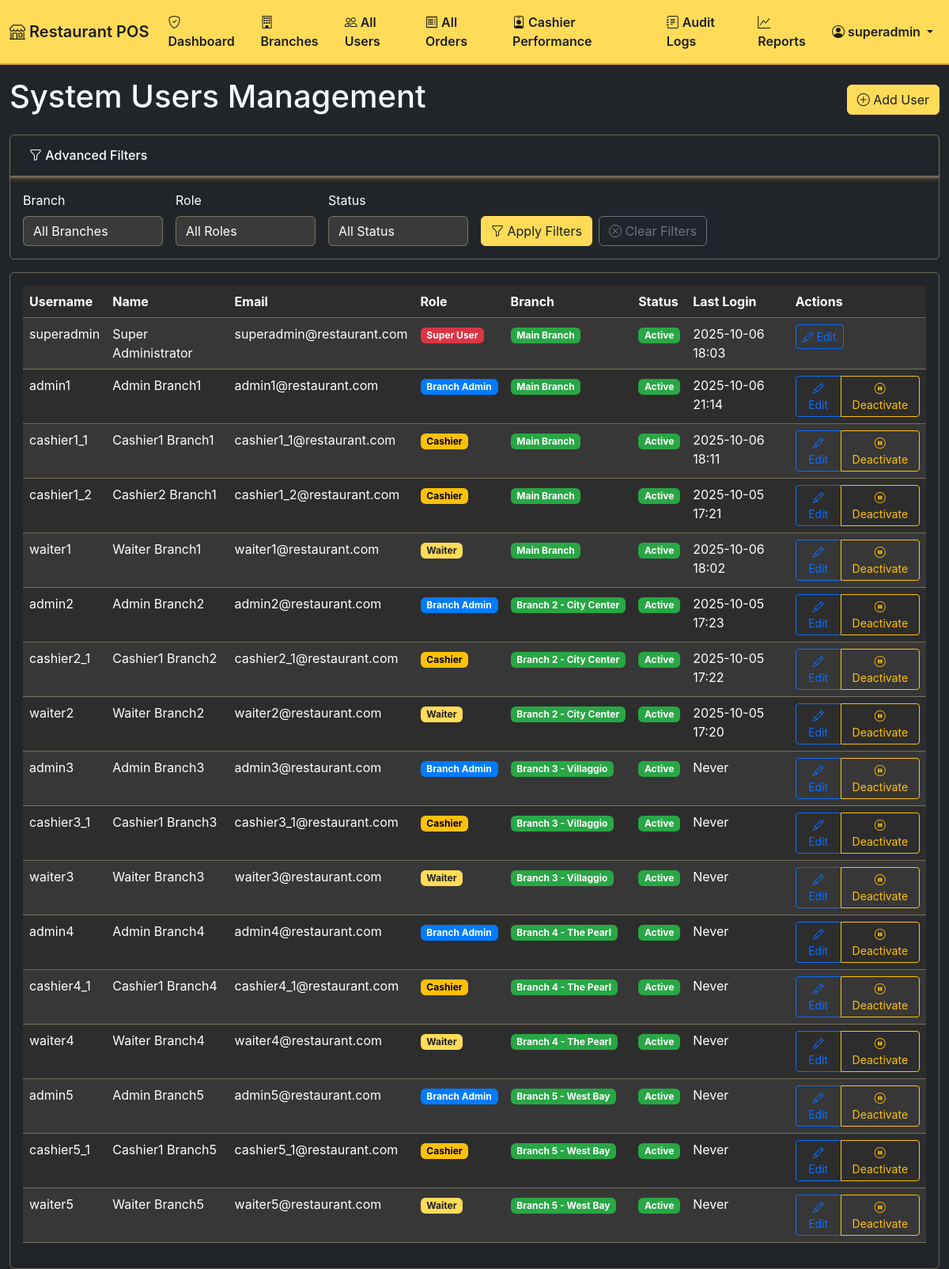
/admin/users (signed in), run on an earlier commit of the app's database.
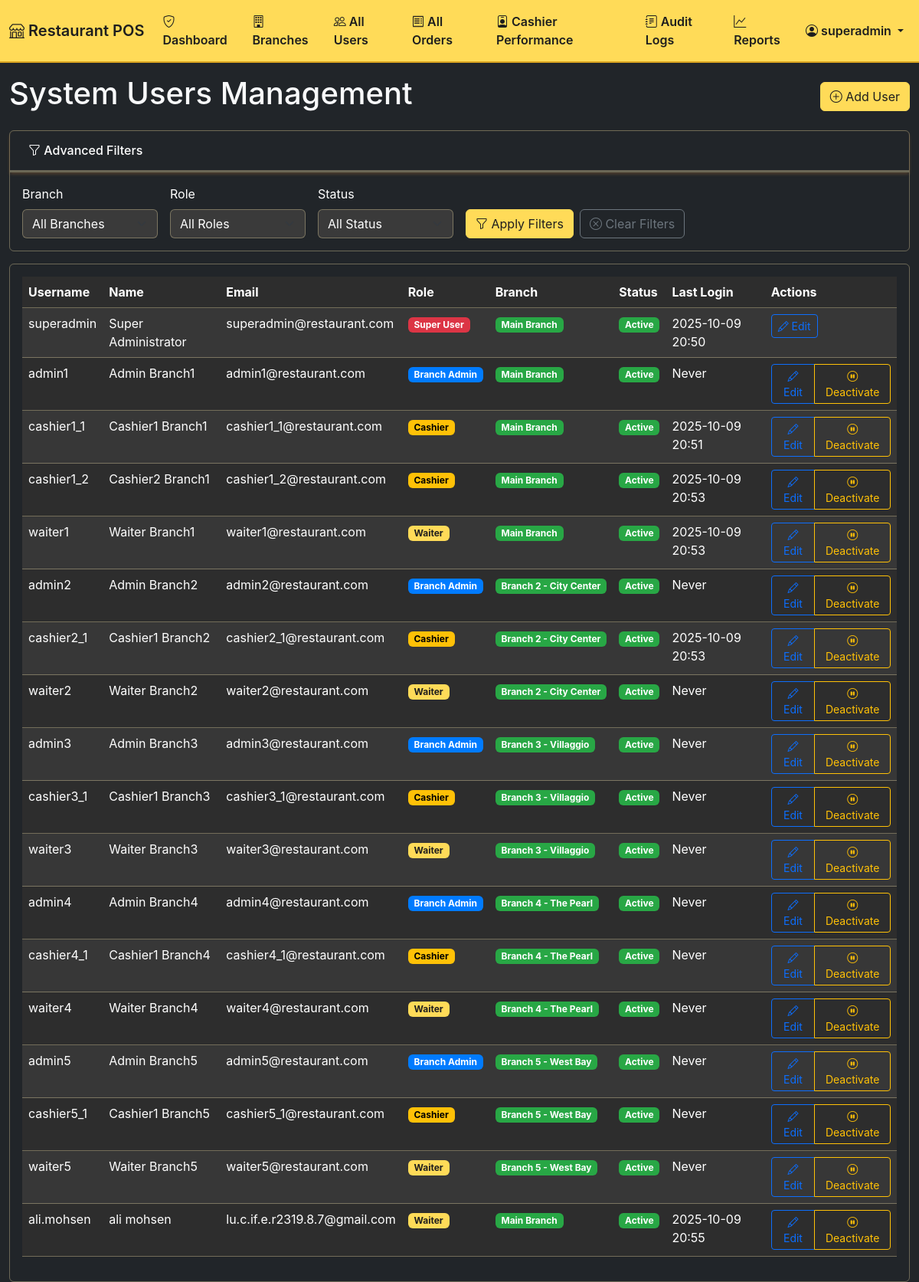
And on a later commit of the database.
### app/models.py (models this page shows, shortened)
class User(UserMixin, db.Model):
    __tablename__ = 'users'
    id = db.Column(db.Integer, primary_key=True)
    username = db.Column(db.String(64), index=True, unique=True, nullable=False)
    email = db.Column(db.String(120), index=True, unique=True, nullable=False)
    password_hash = db.Column(db.String(128), nullable=False)
    first_name = db.Column(db.String(64), nullable=False)
    last_name = db.Column(db.String(64), nullable=False)
    role = db.Column(db.Enum(UserRole), nullable=False, default=UserRole.CASHIER)
    is_active = db.Column(db.Boolean(), default=True, nullable=False)
    created_at = db.Column(db.DateTime, default=datetime.utcnow)
    last_login = db.Column(db.DateTime)
    branch_id = db.Column(db.Integer, db.ForeignKey('branches.id'), nullable=True)
    can_access_multiple_branches = db.Column(db.Boolean(), default=False)
    audit_logs = db.relationship('AuditLog', backref='user', lazy='dynamic')
    def get_full_name(self):
        return f"{self.first_name} {self.last_name}"
    def is_super_user(self):
        return self.role == UserRole.SUPER_USER
    def is_branch_admin(self):
        return self.role == UserRole.BRANCH_ADMIN
    def get_accessible_branches(self):
        if self.is_super_user():
            return Branch.query.filter_by(is_active=True).all()
        elif self.branch_id:
            return [self.branch]
        return []

class Branch(db.Model):
    __tablename__ = 'branches'
    id = db.Column(db.Integer, primary_key=True)
    name = db.Column(db.String(128), nullable=False)
    code = db.Column(db.String(16), unique=True, nullable=False)
    address = db.Column(db.Text)
    phone = db.Column(db.String(32))
    email = db.Column(db.String(128))
    manager_name = db.Column(db.String(128))
    is_active = db.Column(db.Boolean(), default=True, nullable=False)
    created_at = db.Column(db.DateTime, default=datetime.utcnow)
    updated_at = db.Column(db.DateTime, default=datetime.utcnow, onupdate=datetime.utcnow)
    timezone = db.Column(db.String(64), default='UTC')
    currency = db.Column(db.String(8), default='QAR')
    tax_rate = db.Column(db.Numeric(5, 4), default=0.0000)
    service_charge = db.Column(db.Numeric(5, 4), default=0.0000)
    users = db.relationship('User', backref='branch', lazy='dynamic')
    categories = db.relationship('Category', backref='branch', lazy='dynamic')
    menu_items = db.relationship('MenuItem', backref='branch', lazy='dynamic')
    tables = db.relationship('Table', backref='branch', lazy='dynamic')
    customers = db.relationship('Customer', backref='branch', lazy='dynamic')
    orders = db.relationship('Order', backref='branch', lazy='dynamic')
    inventory_items = db.relationship('InventoryItem', backref='branch', lazy='dynamic')
    delivery_companies = db.relationship('DeliveryCompany', backref='branch', lazy='dynamic')

### app/admin/views.py (the view)
@admin.route('/users')
def users():
    users_query = filter_by_user_branch(User.query, User)
    if current_user.role == UserRole.BRANCH_ADMIN:
        users_query = users_query.filter(User.role != UserRole.SUPER_USER)
    users = users_query.all()
    can_manage_users = current_user.role == UserRole.SUPER_USER
    can_view_only = current_user.role == UserRole.BRANCH_ADMIN
    branches = []
    if current_user.role == UserRole.SUPER_USER:
        from app.models import Branch
        branches = Branch.query.filter_by(is_active=True).all()
    return render_template('admin/users.html',
                         users=users,
                         can_manage_users=can_manage_users,
                         can_view_only=can_view_only,
                         branches=branches)

### app/admin/views.py (called while the page is built)
@admin.before_request
@branch_admin_required
def before_request():
    pass

### app/session_manager.py (called while the page is built)
def init_session_manager(app):
    @app.before_request
    def before_request():
        if (request.endpoint and
            (request.endpoint.startswith('static') or
             request.endpoint == 'auth.login' or
             request.endpoint == 'auth.logout')):
            return
        SessionManager.validate_session()
    @app.after_request
    def after_request(response):
        if current_user.is_authenticated:
            SessionManager.update_session_activity()
        return response
    app.logger.info("Session manager initialized")

    @staticmethod
    def update_session_activity():
        try:
            if current_user.is_authenticated:
                session['_last_activity'] = datetime.utcnow().isoformat()
                session.permanent = True  # Make session permanent for proper timeout handling
        except Exception as e:
            current_app.logger.error(f"Error updating session activity: {e}")

### app/templates/admin/users.html (shortened to what the changed rows need)
{% extends "base.html" %}
{% block content %}
<div class="row">
    <div class="col-md-12">
        <div class="d-flex justify-content-between align-items-center mb-3">
            <h1>
                {% if current_user.role.name == 'SUPER_USER' %}
                    System Users Management
                {% else %}
                    Users Management
                {% endif %}
            </h1>
        </div>
        <div class="card">
            <div class="card-body">
                <div class="table-responsive">
                    <table class="table table-striped">
                        <thead>
                            <tr>
                                <th>Username</th>
                                <th>Name</th>
                                <th>Email</th>
                                <th>Role</th>
                                {% if current_user.role.name == 'SUPER_USER' %}
                                <th>Branch</th>
                                {% endif %}
                                <th>Status</th>
                                <th>Last Login</th>
                                <th>Actions</th>
                            </tr>
                        </thead>
                        <tbody>
                            {% for user in users %}
                            <tr data-user-id="{{ user.id }}">
                                <td>{{ user.username }}</td>
                                <td>{{ user.get_full_name() }}</td>
                                <td>{{ user.email }}</td>
                                <td>
                                    <span class="badge bg-{{ 'danger' if user.role.name == 'SUPER_USER' else 'primary' if user.role.name == 'BRANCH_ADMIN' else 'warning' if user.role.name == 'CASHIER' else 'info' if user.role.name == 'WAITER' else 'secondary' }}">
                                        {{ user.role.value.replace('_', ' ').title() }}
                                    </span>
                                </td>
                                {% if current_user.role.name == 'SUPER_USER' %}
                                <td>
                                    {% if user.branch %}
                                        <span class="badge bg-{{ 'success' if user.branch.is_active else 'danger' }} text-white">
                                            {{ user.branch.name }}
                                        </span>
                                    {% else %}
                                        <span class="text-muted">No Branch</span>
                                    {% endif %}
                                </td>
                                {% endif %}
                                <td>
                                    <span class="badge bg-{{ 'success' if user.is_active else 'danger' }}">
                                        {{ 'Active' if user.is_active else 'Inactive' }}
                                    </span>
                                </td>
                                <td>
                                    {% if user.last_login %}
                                        {{ user.last_login.strftime('%Y-%m-%d %H:%M') }}
                                    {% else %}
                                        Never
                                    {% endif %}
                                </td>
                                <td>
                                    {% if current_user.role.name == 'SUPER_USER' %}
                                    <div class="btn-group" role="group">
                                        <button class="btn btn-sm btn-outline-primary edit-user" data-user-id="{{ user.id }}" data-username="{{ user.username }}" data-first-name="{{ user.first_name }}" data-last-name="{{ user.last_name }}" data-email="{{ user.email }}" data-role="{{ user.role.name }}" data-is-active="{{ user.is_active }}" data-branch-id="{{ user.branch_id }}">
                                            <i class="bi bi-pencil"></i> Edit
                                        </button>
                                        {% if user.role.name != 'SUPER_USER' %}
                                            {% if not user.is_active and user.branch and not user.branch.is_active %}
                                            <button class="btn btn-sm btn-outline-secondary" disabled title="Cannot activate user from inactive branch '{{ user.branch.name }}'. Please reactivate the branch first.">
                                                <i class="bi bi-lock"></i> Blocked
                                            </button>
                                            {% else %}
                                            <button class="btn btn-sm btn-outline-{{ 'success' if not user.is_active else 'warning' }} toggle-user-status" data-user-id="{{ user.id }}" data-username="{{ user.username }}" data-is-active="{{ user.is_active }}">
                                                <i class="bi bi-{{ 'check-circle' if not user.is_active else 'pause-circle' }}"></i>
                                                {{ 'Activate' if not user.is_active else 'Deactivate' }}
                                            </button>
                                            {% endif %}
                                        {% endif %}
                                    </div>
                                    {% else %}
                                    <span class="text-muted">View Only</span>
                                    {% endif %}
                                </td>
                            </tr>
                            {% endfor %}
                        </tbody>
                    </table>
                </div>
            </div>
        </div>
    </div>
</div>
{% endblock %}

### app/templates/base.html (shortened to what the changed rows need)
<!DOCTYPE html>
<html lang="en" data-theme="dark">
<head>
    <link href="https://cdn.jsdelivr.net/npm/bootstrap@5.3.0/dist/css/bootstrap.min.css" rel="stylesheet">
    <link rel="stylesheet" href="https://cdn.jsdelivr.net/npm/bootstrap-icons@1.10.0/font/bootstrap-icons.css">
    <link rel="stylesheet" href="https://cdnjs.cloudflare.com/ajax/libs/font-awesome/6.4.0/css/all.min.css">
    <link href="{{ url_for('static', filename='css/style.css') }}" rel="stylesheet">
</head>
<body class="bg-dark text-light">
    {% block navbar %}
    <nav class="navbar navbar-expand-lg navbar-dark bg-primary collapsible-navbar">
        <div class="container-fluid">
            {% if current_user.is_authenticated %}
            <div class="collapse navbar-collapse" id="navbarNav">
                <ul class="navbar-nav me-auto">
                    {% if current_user.role.name in ['ADMIN', 'BRANCH_ADMIN'] %}
                        <li class="nav-item">
                            <a class="nav-link" href="{{ url_for('admin.dashboard') }}">
                                <i class="bi bi-speedometer2"></i> Dashboard
                            </a>
                        </li>
                        <li class="nav-item">
                            <a class="nav-link" href="{{ url_for('admin.users') }}">
                                <i class="bi bi-people"></i> Users
                            </a>
                        </li>
                        <li class="nav-item">
                            <a class="nav-link" href="{{ url_for('admin.menu') }}">
                                <i class="bi bi-list"></i> Menu
                            </a>
                        </li>
                        <li class="nav-item">
                            <a class="nav-link" href="{{ url_for('admin.orders') }}">
                                <i class="bi bi-receipt"></i> Orders
                            </a>
                        </li>
                        <li class="nav-item">
                            <a class="nav-link" href="{{ url_for('admin.cashier_performance') }}">
                                <i class="bi bi-person-badge"></i> Cashier Performance
                            </a>
                        </li>
                        <li class="nav-item">
                            <a class="nav-link" href="{{ url_for('admin.audit_logs') }}">
                                <i class="bi bi-journal-text"></i> Audit Logs
                            </a>
                        </li>
                        <li class="nav-item">
                            <a class="nav-link" href="{{ url_for('admin.reports') }}">
                                <i class="bi bi-graph-up"></i> Reports
                            </a>
                        </li>
                    {% elif current_user.role.name == 'SUPER_USER' %}
                        <li class="nav-item">
                            <a class="nav-link" href="{{ url_for('superuser.dashboard') }}">
                                <i class="bi bi-shield-check"></i> Dashboard
                            </a>
                        </li>
                        <li class="nav-item">
                            <a class="nav-link" href="{{ url_for('superuser.branches') }}">
                                <i class="bi bi-building"></i> Branches
                            </a>
                        </li>
                        <li class="nav-item">
                            <a class="nav-link" href="{{ url_for('superuser.users') }}">
                                <i class="bi bi-people"></i> All Users
                            </a>
                        </li>
                        <li class="nav-item">
                            <a class="nav-link" href="{{ url_for('superuser.orders') }}">
                                <i class="bi bi-receipt"></i> All Orders
                            </a>
                        </li>
                        <li class="nav-item">
                            <a class="nav-link" href="{{ url_for('superuser.cashier_performance') }}">
                                <i class="bi bi-person-badge"></i> Cashier Performance
                            </a>
                        </li>
                        <li class="nav-item">
                            <a class="nav-link" href="{{ url_for('superuser.audit_logs') }}">
                                <i class="bi bi-journal-text"></i> Audit Logs
                            </a>
                        </li>
                        <li class="nav-item">
                            <a class="nav-link" href="{{ url_for('superuser.reports') }}">
                                <i class="bi bi-graph-up"></i> Reports
                            </a>
                        </li>
                    {% else %}
                        <li class="nav-item">
                            <a class="nav-link" href="{{ url_for('pos.index') }}">
                                <i class="bi bi-calculator"></i> POS
                            </a>
                        </li>
                    {% endif %}
                </ul>
                <ul class="navbar-nav">
                    <li class="nav-item dropdown">
                        <a class="nav-link dropdown-toggle" href="#" id="navbarDropdown" role="button" data-bs-toggle="dropdown">
                            <i class="bi bi-person-circle"></i> {{ current_user.username }}
                        </a>
                    </li>
                </ul>
            </div>
            {% endif %}
        </div>
    </nav>
    {% endblock %}
    <div class="container-fluid mt-3">
        {% block content %}{% endblock %}
    </div>
</body>
</html>

What changed in the data, as far as the page shows it:
changed User "superadmin": last_login "2025-10-06 18:03" → "2025-10-09 20:50"
changed User "admin1": last_login "2025-10-06 21:14" → (not shown); now shows "Never"
changed User "cashier1_1": last_login "2025-10-06 18:11" → "2025-10-09 20:51"
changed User "cashier1_2": last_login "2025-10-05 17:21" → "2025-10-09 20:53"
changed User "waiter1": last_login "2025-10-06 18:02" → "2025-10-09 20:53"
changed User "admin2": last_login "2025-10-05 17:23" → (not shown); now shows "Never"
changed User "cashier2_1": last_login "2025-10-05 17:22" → "2025-10-09 20:53"
changed User "waiter2": last_login "2025-10-05 17:20" → (not shown); now shows "Never"
added User: username "ali.mohsen", get_full_name "ali mohsen", email "lu.c.if.e.r2319.8.7@gmail.com", role.value.replace "Waiter", branch.name "Main Branch", is_active "Active", last_login "2025-10-09 20:55", is_active "Deactivate"
